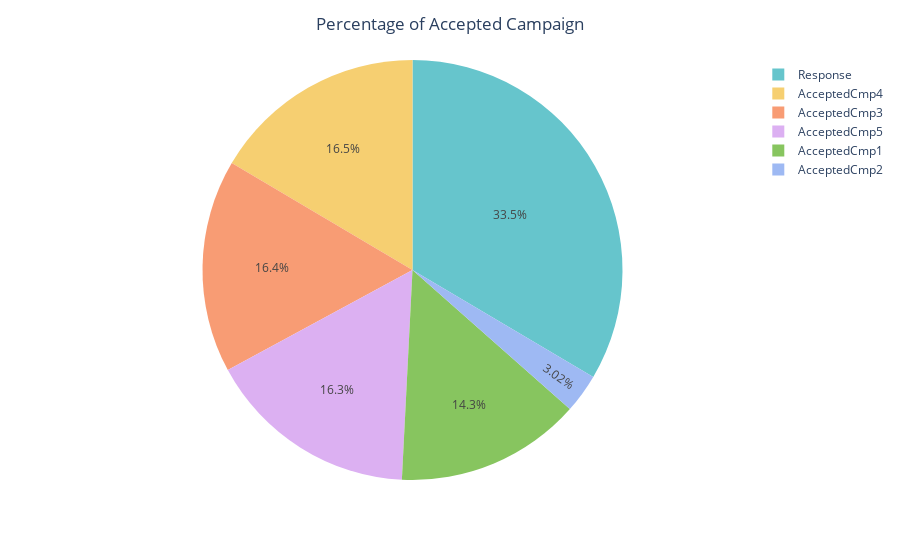

Notebook code for this chart:
### Markdown cell above
Dari Distribusi diatas, dapat dilihat bahwa pelanggan lebih tertarik berbelanja dari campaign/ promosi yang terakhir

### Code cell
accepted = df[['AcceptedCmp1', 'AcceptedCmp2', 'AcceptedCmp3', 'AcceptedCmp4',
           'AcceptedCmp5', 'Response']].sum(axis=0) / len(df)

pie_chart = px.pie(
    values = accepted.values,
    names = accepted.index,
    color_discrete_sequence = px.colors.qualitative.Pastel)

pie_chart.update_layout(title_text='Percentage of Accepted Campaign', title_x = 0.5)

### Figure 1 — Plotly figure (JSON) as saved in the notebook; plotly's stock layout.template omitted (floating-point values rounded to 4 significant figures)
{"data": [{"domain": {"x": [0, 1], "y": [0, 1]}, "hovertemplate": "label=%{label}<br>value=%{value}<extra></extra>", "labels": ["AcceptedCmp1", "AcceptedCmp2", "AcceptedCmp3", "AcceptedCmp4", "AcceptedCmp5", "Response"], "legendgroup": "", "name": "", "showlegend": true, "type": "pie", "values": [0.06411, 0.01354, 0.07359, 0.07404, 0.07314, 0.1503]}], "layout": {"legend": {"tracegroupgap": 0}, "margin": {"t": 60}, "piecolorway": ["rgb(102, 197, 204)", "rgb(246, 207, 113)", "rgb(248, 156, 116)", "rgb(220, 176, 242)", "rgb(135, 197, 95)", "rgb(158, 185, 243)", "rgb(254, 136, 177)", "rgb(201, 219, 116)", "rgb(139, 224, 164)", "rgb(180, 151, 231)", "rgb(179, 179, 179)"], "title": {"text": "Percentage of Accepted Campaign", "x": 0.5}}}
